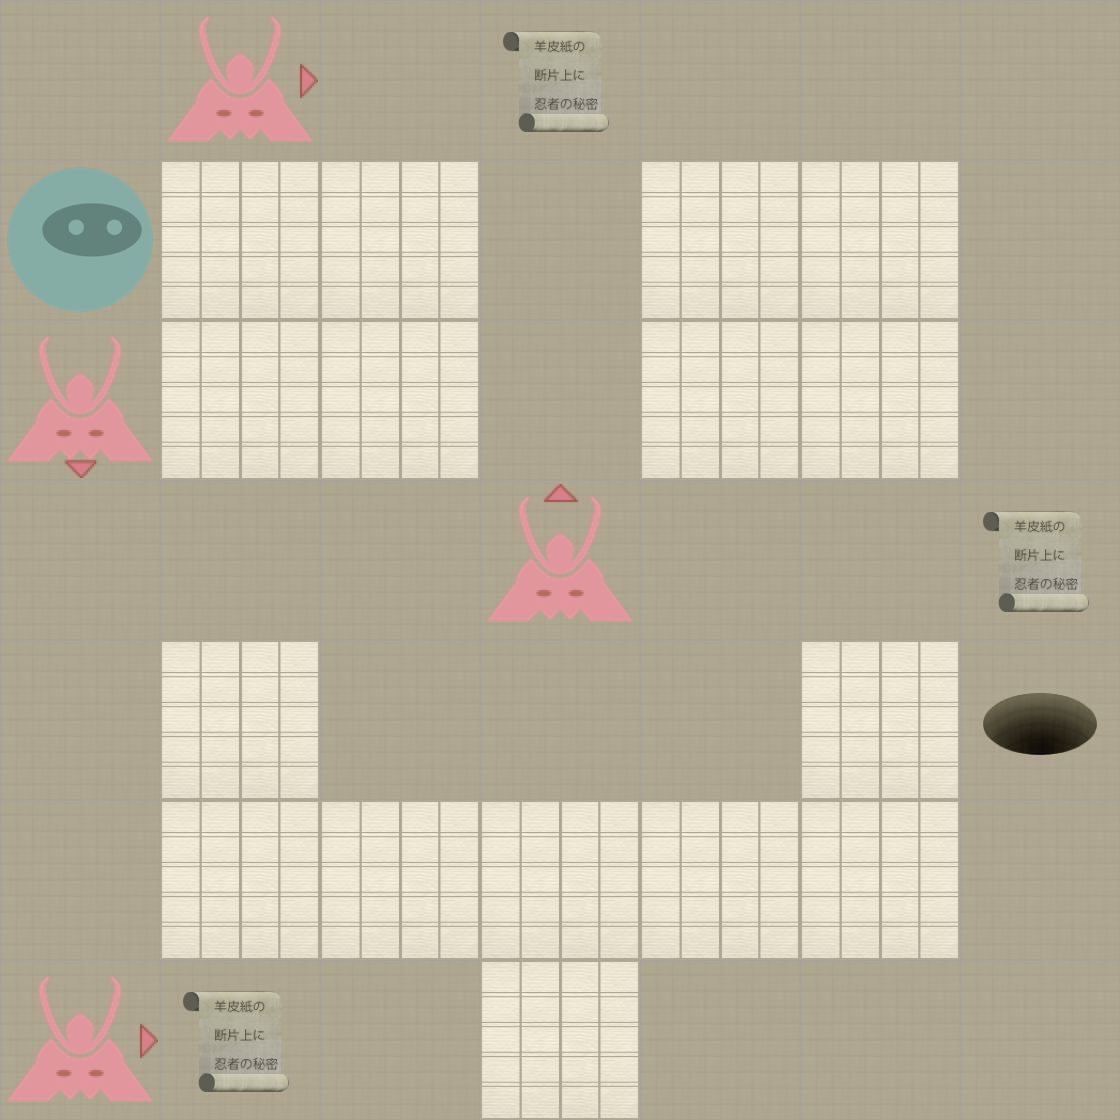

A 2D game scene composited from a Tiled map and its tileset images. What follows is a short description and the map's XML, with each tile layer's data collapsed to a summary:
An orthogonal 7x7 tile map with 160x160 px tiles, 2 tile layers (Level, Actors).

<map version="1.0" orientation="orthogonal" width="7" height="7" tilewidth="160" tileheight="160">
 <properties>
  <property name="moves" value="11" />
 </properties>
 <tileset firstgid="1" name="tiles" tilewidth="160" tileheight="160" spacing="2" margin="2">
  <image source="tiles-ipadhd.png" width="1024" height="1024" />
  <tile id="0">
   <properties>
    <property name="actor" value="exit" />
   </properties>
  </tile>
  <tile id="2">
   <properties>
    <property name="actor" value="guard" />
    <property name="direction" value="down" />
   </properties>
  </tile>
  <tile id="3">
   <properties>
    <property name="actor" value="guard" />
    <property name="direction" value="left" />
   </properties>
  </tile>
  <tile id="4">
   <properties>
    <property name="actor" value="guard" />
    <property name="direction" value="right" />
   </properties>
  </tile>
  <tile id="5">
   <properties>
    <property name="actor" value="guard" />
    <property name="direction" value="up" />
   </properties>
  </tile>
  <tile id="7">
   <properties>
    <property name="actor" value="player" />
   </properties>
  </tile>
  <tile id="8">
   <properties>
    <property name="actor" value="scroll" />
   </properties>
  </tile>
  <tile id="9">
   <properties>
    <property name="wall" value="1" />
   </properties>
  </tile>
 </tileset>
 <layer name="Level" width="7" height="7">
  <data>[49 cells, 49 non-empty, 2 distinct tile ids]</data>
 </layer>
 <layer name="Actors" width="7" height="7">
  <data>[49 cells, 9 non-empty, 6 distinct tile ids]</data>
 </layer>
</map>
